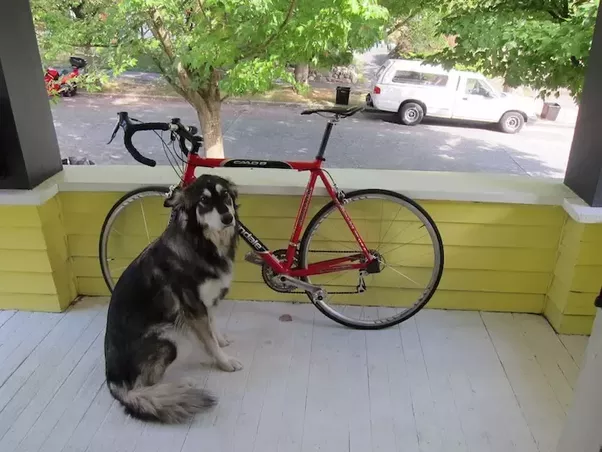
#> input picture Assignments/A2 - Object Detection/dog-cycle-car.png, 602 x 452 px, found by its file name
$ jupyter execute --allow-errors A2-01-Object-Detection.ipynb   (shell and % lines are left out)
#> lines starting #> are read from the running program, lines starting #| are printed output that depends on the picture
# A2-01: Object Detection

In this lab, we'll explore object detection — from classical region-based methods (R-CNN family) to real-time single-shot detectors (YOLO).

Credits:
- YOLO v3 in PyTorch: [tutorial code](https://github.com/ayooshkathuria/YOLO_v3_tutorial_from_scratch), [blog](https://blog.paperspace.com/how-to-implement-a-yolo-object-detector-in-pytorch/)
- Architecture diagrams: [Lilian Weng's blog](https://lilianweng.github.io/posts/2017-12-31-object-recognition-part-3/)

[cell 1]

import os
import cv2
import numpy as np
import matplotlib.pyplot as plt
import matplotlib.patches as patches
import torch
import torch.nn as nn
import torch.nn.functional as F

#> (the rest of this cell did not finish here and is left out)

# Part 1: Object Detection — From R-CNN to YOLO

Object detection evolved rapidly between 2014–2018. Each generation solved a key problem of the previous one.

| Year | Model | Speed | Key Innovation |
|---|---|---|---|
| 2014 | R-CNN | ~47s/img | CNN features for region proposals |
| 2015 | Fast R-CNN | ~2s/img | ROI Pooling — share conv features |
| 2016 | Faster R-CNN | ~0.2s/img | RPN — learn proposals from data |
| 2016 | YOLO v1 | 45fps | Single-shot, unified grid prediction |
| 2018 | YOLO v3 | 30fps | Multi-scale, Darknet-53, better small objects |

## 1.1 R-CNN (2014)

**Paper:** Girshick et al., *Rich Feature Hierarchies for Accurate Object Detection and Semantic Segmentation*, CVPR 2014

R-CNN was the first to combine region proposals with deep CNN features for object detection.

### How it works

```
Input Image
    ↓
Selective Search → ~2,000 region proposals
    ↓  (warp each to 227×227)
AlexNet CNN → 4096-dim feature vector (per region)
    ↓
SVM classifier → class label
Bounding Box Regressor → refined (x, y, w, h)
```

**Selective Search** is a classical algorithm (not learned) that groups similar pixels and proposes candidate regions at multiple scales. It outputs ~2,000 *plausible* boxes per image — not random crops, but regions likely to contain objects.

### Loss Functions

R-CNN has **3 separate models trained independently** — this is one of its biggest weaknesses:

**1. CNN feature extractor** — fine-tuned with softmax cross-entropy on warped region crops:
$$\mathcal{L}_{\text{cls}} = -\sum_c y_c \log(\hat{p}_c)$$
Positive: IoU ≥ 0.5 with ground truth. Negative: IoU < 0.5 (background).

**2. SVM classifier** — trained on CNN features with hinge loss (one SVM per class):
$$\mathcal{L}_{\text{SVM}} = \sum_i \max(0,\ 1 - y_i \cdot f(x_i))$$
The SVM *replaces* the softmax head at test time — the paper found SVMs outperformed softmax on the CNN features.

**3. Bounding box regressor** — trained separately with MSE loss on log-space offsets:
$$\mathcal{L}_{\text{reg}} = \sum_{i \in \{x,y,w,h\}} (t_i - \hat{t}_i)^2$$
where the regression targets are:
$$t_x = (G_x - P_x)/P_w, \quad t_y = (G_y - P_y)/P_h, \quad t_w = \log(G_w/P_w), \quad t_h = \log(G_h/P_h)$$

**Why 3 separate losses?** Because R-CNN can't backprop through RoI cropping — each region is warped and processed independently, so end-to-end training is impossible.

### Problems
- **Slow**: 2,000 CNN forward passes per image → ~47 sec/image
- **3 separate models**: CNN, SVM, bbox regressor trained independently — no joint optimization
- **Disk space**: CNN features for all proposals must be cached to disk to train SVMs

[cell 2]
# ── R-CNN: Visualize Selective Search proposals ───────────────────────────────
img_bgr = cv2.imread('dog-cycle-car.png')
#> img_bgr is the input picture: shape (452, 602, 3); mean B, G, R 114.6, 135.5, 135.2
img_rgb = cv2.cvtColor(img_bgr, cv2.COLOR_BGR2RGB)
H, W    = img_rgb.shape[:2]

# Simulate Selective Search: ~2,000 candidate boxes of varying size/position
# Real Selective Search merges similar pixels hierarchically
np.random.seed(42)
n_proposals = 2000
proposals = []
for _ in range(n_proposals):
    x = np.random.randint(0, W - 20)
    y = np.random.randint(0, H - 20)
    w = np.random.randint(20, min(W - x, 200))
    h = np.random.randint(20, min(H - y, 200))
    proposals.append((x, y, w, h))

fig, axes = plt.subplots(1, 3, figsize=(16, 5))

# Panel 1: original image
axes[0].imshow(img_rgb)
axes[0].set_title('Original Image', fontsize=12, fontweight='bold')
axes[0].axis('off')

# Panel 2: all ~2,000 Selective Search proposals
axes[1].imshow(img_rgb, alpha=0.5)
for (x, y, w, h) in proposals:
    rect = patches.Rectangle((x, y), w, h,
                              linewidth=0.4, edgecolor='lime', facecolor='none', alpha=0.5)
    axes[1].add_patch(rect)
axes[1].set_title(f'Selective Search\n~{n_proposals:,} region proposals', fontsize=12, fontweight='bold')
axes[1].axis('off')

# Panel 3: 6 sample warped crops — what each CNN forward pass actually sees
sample_props = [(30,40,120,150),(150,10,100,80),
                (10,80,60,60),  (180,60,90,120),
                (80,20,140,100),(50,100,80,70)]
grid = np.zeros((2*60+10, 3*60+20, 3), dtype=np.uint8)
for idx, (x, y, w, h) in enumerate(sample_props):
    x2, y2 = min(x+w, W), min(y+h, H)
    crop = img_rgb[y:y2, x:x2]
    if crop.size == 0: continue
    warped = cv2.resize(crop, (56, 56))
    row, col = idx // 3, idx % 3
    grid[row*66:row*66+56, col*64:col*64+56] = warped
#> this loop made 6 passes
#> pass 1, `crop = img_rgb[y:y2, x:x2]`:
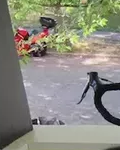
#> crop: shape (150, 120, 3); mean R, G, B 140.4, 139.4, 128.4
#> pass 1, `warped = cv2.resize(crop, (56, 56))`:
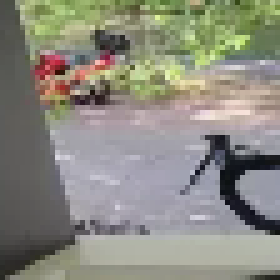
#> warped: shape (56, 56, 3) (shown 5 times larger); mean R, G, B 140.2, 139.1, 128.2
#> pass 2, `crop = img_rgb[y:y2, x:x2]`:
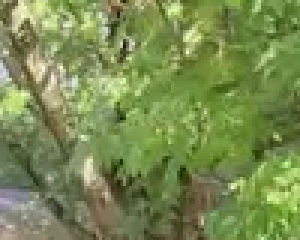
#> crop: shape (80, 100, 3) (shown 3 times larger); mean R, G, B 121.3, 139.3, 80.7
#> pass 2, `warped = cv2.resize(crop, (56, 56))`:
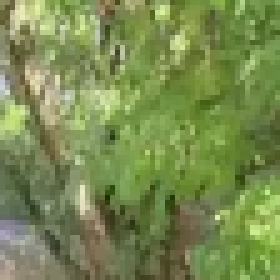
#> warped: shape (56, 56, 3) (shown 5 times larger); mean R, G, B 121.2, 139.1, 80.6
#> after the loop:
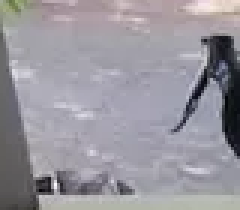
#> crop: shape (70, 80, 3) (shown 3 times larger); mean R, G, B 153, 150.2, 157.8
#> after the loop:
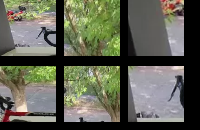
#> grid: shape (130, 200, 3); mean R, G, B 95.5, 97.3, 82.6

axes[2].imshow(grid)
axes[2].set_title(f'6 sample warped crops (of {n_proposals:,})\nEach → 1 CNN forward pass (no sharing)', fontsize=11, fontweight='bold')
axes[2].axis('off')

plt.suptitle('R-CNN: Selective Search → Warp each crop → CNN ×2,000 separate passes', fontsize=13, y=1.02)
plt.tight_layout()
plt.show()
#> (the rest of the program and of its run is left out)
